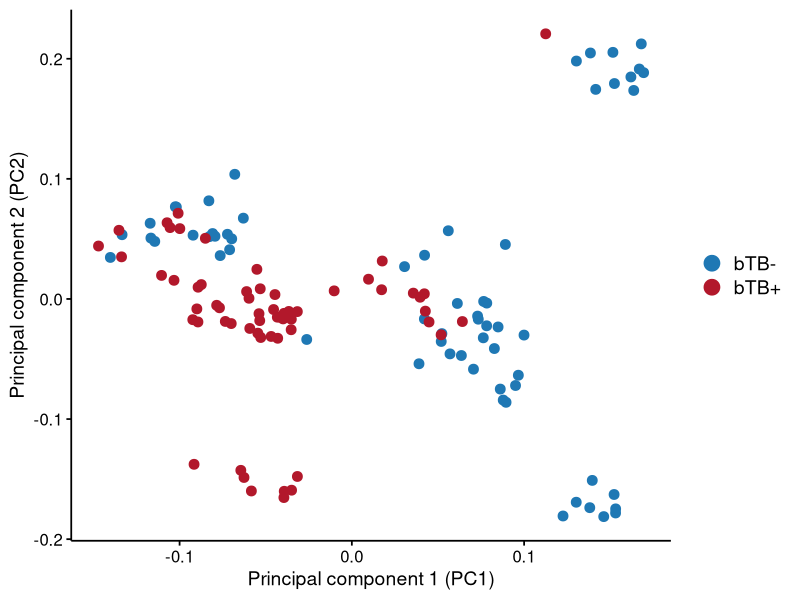
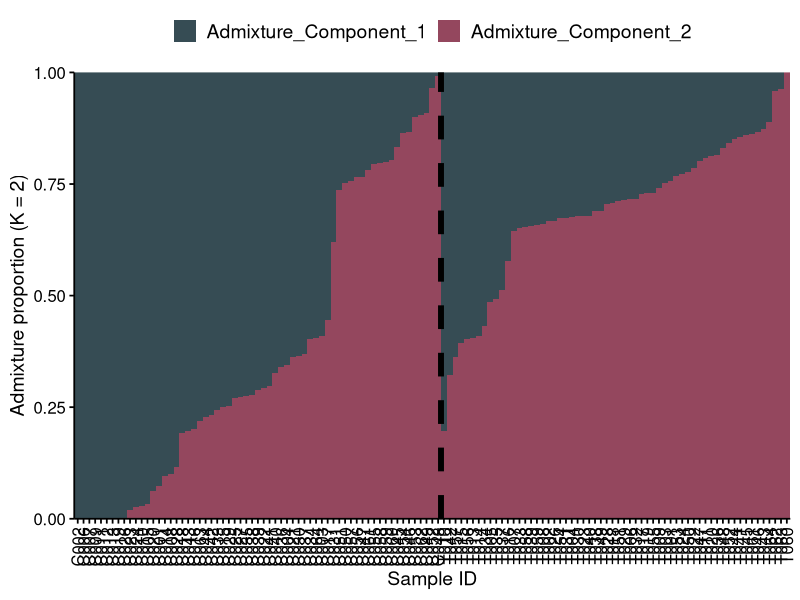
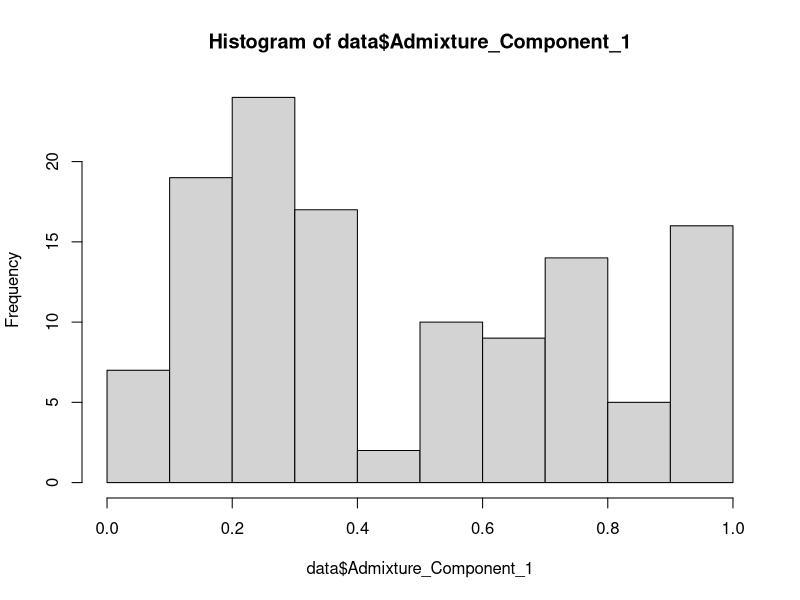
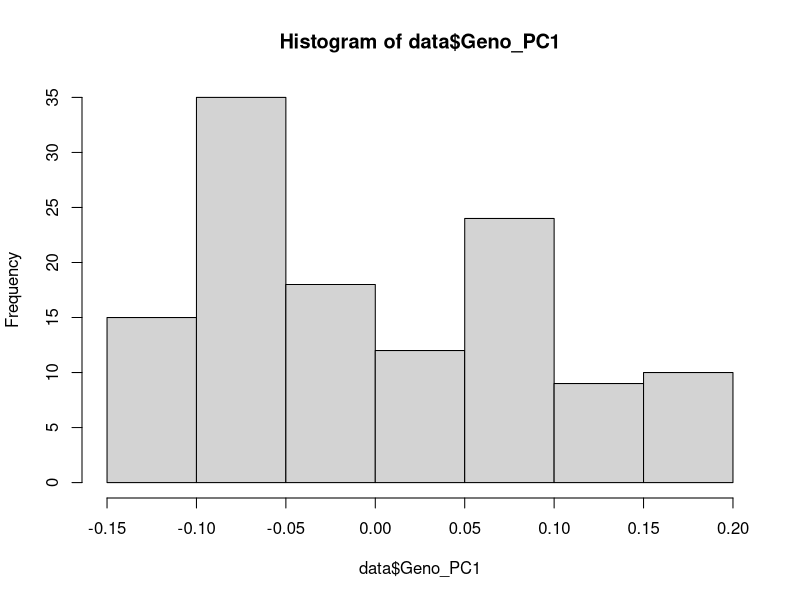
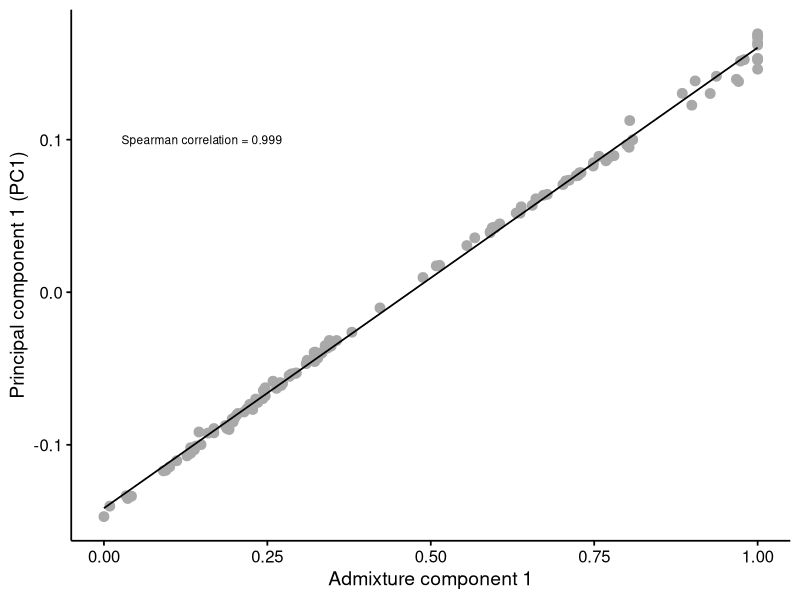

Write the R code that produced these figures, in order. (Note: this script raises an error after producing the figures.)
## Summary - This script will help us get an understanding of the genetic structure present in
# our bovine tuberculosis (bTB) disease dataset of M. bovis-infected (n = 60) and control non-infected cattle (n = 63) 
# that we will be investigating as part of this workshop. This is important as inter- and 
# intra-breed genomic variation exists, which can impact the host response to infectious disease challenge,
# can confound genome-wide association studies and as such, needs to be controlled for and appreciated.



# Load in libraries
library(tidyverse)
library(data.table)
library(ggplot2)

getwd()
# Read in the data
data <- read.table('data/Part_I/metadata.txt', header = TRUE, sep = '\t')


# Inspect the data
str(data)

# Look at first 10-rows
head(data, 10)

# Make sure all samples were loaded in
dim(data)


# Some data manipulation
data$Condition <- factor(data$Condition, levels = c("Control", "Infected"), labels = c('bTB-', 'bTB+'))



#########
# Investigating population structure
#########


# PCA plot of genotype data
# PCA generated from ~23,000 SNPs using PLINK v1.9 (https://www.cog-genomics.org/plink/1.9/) 
# and the --pca function, which uses the EIGENSTRAT algorithm to perform PCA on genotype data.
p1 <- ggplot(data, aes(x = Geno_PC1, y = Geno_PC2, color = Condition)) +
  geom_point(size = 3) +
  labs(x = "Principal component 1 (PC1)",
       y = "Principal component 2 (PC2)") +
  guides(color = guide_legend(override.aes = list(size = 5))) +
  theme_classic(base_size = 14) +
  scale_color_manual(values = c("bTB-" = "#1f78b4", "bTB+" = "#b2182b")) +
  # Make it look better with the (theme() function)
  theme(
    axis.line = element_line(colour = "black", linewidth = 0.6),
    axis.ticks = element_line(colour = "black", linewidth = 0.6),
    axis.text = element_text(colour = "black", size = 12),
    axis.title = element_text(colour = "black", size = 14),
    legend.text = element_text(size = 14),
    legend.title = element_blank(),
    legend.position = "right"
  )

p1

# Structure plot of genotype data
# Admixture values generated using ADMIXTURE v1.3.0 (https://dalexander.github.io/admixture/) and the --cv flag to determine the optimal K-value (K = 2).

# Need to format the data into long format (currently in wide format)
# So we can plot the two components as a stacked bar plot

data_admixture <- data %>%
  pivot_longer(
    cols = starts_with("Admixture_Component"),
    names_to = "K",
    values_to = "Proportion"
  )


sample_order <- data_admixture %>%
  filter(K == "Admixture_Component_1") %>%
  arrange(Condition, desc(Proportion)) %>% 
  pull(Sample)

data_admixture <- data_admixture %>%
  mutate(Sample = factor(Sample, levels = sample_order))

  
p2 <- ggplot(data_admixture,
       aes(x = Sample,
           y = Proportion,
           fill = K)) +
  geom_col(width = 1) +
  labs(x = "Sample ID",
       y = "Admixture proportion (K = 2)") +
  scale_fill_manual(values = c(
    "Admixture_Component_1" = "#364C54",
    "Admixture_Component_2" = "#94475E"
  )) + theme_classic(base_size = 14) +
  scale_y_continuous(expand = c(0, 0)) +
  # Make it look better with the (theme() function)
  theme(
    axis.line = element_line(colour = "black", linewidth = 0.6),
    axis.ticks = element_line(colour = "black", linewidth = 0.6),
    axis.text = element_text(colour = "black", size = 12),
    axis.text.x = element_text(colour = "black", size = 12, angle = 90, hjust = 1, vjust = 0.5),
    axis.title = element_text(colour = "black", size = 14),
    legend.text = element_text(size = 14),
    legend.title = element_blank(),
    legend.position = "top"
  ) + geom_vline(xintercept = 63.5, linetype = "dashed", color = "black", size = 0.6, linewidth = 2)

p2

# Do ADMIXTURE and PCA display report compatible information

# We will investigate the relationship between the admixture component 1 and PC1
# The easiest way to assess the relationship between variables x and y is via correlation.


# lets look at the distribution of the two variables
# Assessing the distribution of the data is the first task in any analysis.
# If the data is normally distributed (bell shaped) we can apply parametric tests (e.g., Pearson correlation), if not, we can apply non-parametric tests (e.g., Spearman correlation) or alternatively
# transform the data to a normal distribution e.g., via log transformation

# We will do this in base R as these plots don't need to be fancy
hist(data$Admixture_Component_1)
hist(data$Geno_PC1)

# Dont appear to be normally distributed but can foramally test with shapiro.wilk test
shapiro.test(data$Admixture_Component_1)
shapiro.test(data$Geno_PC1)

# A significant p-value (p < 0.05) indicates that the data is not normally distributed, which is the case for both variables here. 
# As such, we will use a non-parametric test (Spearman) to assess the correlation between the two variables.


admix_pc_cor <- cor.test(data$Admixture_Component_1, data$Geno_PC1, method = "spearman", exact = FALSE)
admix_pc_cor

# report exact p-value
admix_pc_cor$p.value

# This is a highly significant correlation, lets see how it looks visually
p3 <- ggplot(data, aes(x = Admixture_Component_1, y = Geno_PC1)) +
  geom_point(col = 'darkgrey', size = 3) +
  geom_smooth(method = "lm", se = FALSE, color = "black", linewidth = 0.6) +
  labs(x = "Admixture component 1",
       y = "Principal component 1 (PC1)") +
  theme_classic(base_size = 14) +
  # Make it look better with the (theme() function)
  theme(
    axis.line = element_line(colour = "black", linewidth = 0.6),
    axis.ticks = element_line(colour = "black", linewidth = 0.6),
    axis.text = element_text(colour = "black", size = 12),
    axis.title = element_text(colour = "black", size = 14),
    legend.text = element_text(size = 14),
    legend.title = element_blank(),
    legend.position = "right"
  ) + annotate('text', x = 0.15, y = 0.1, label = paste0("Spearman correlation = ", round(admix_pc_cor$estimate, 3)), size = 3)
p3

# PCA and ADMIXTURE information are (relatively) mutually compatible, at least for this ancestry component (K = 2). This is important as it means that the two methods are capturing the same underlying genetic structure in our dataset, which is reassuring.
# However, what is this ancestry component? is it a breed, geographic location, familial, sire-based?
# We hypothesise that principal component of genomic variation (i.e., PC1) can be explained by Holstein breed percentage

hist(data$Holstein_percentage)
shapiro.test(data$Holstein_percentage)


pc_holstein_cor <- cor.test(data$Geno_PC1, data$Holstein_percentage, method = "spearman", exact = FALSE)
pc_holstein_cor
pc_holstein_cor$p.value

admix_holstein_cor <- cor.test(data$Admixture_Component_1, data$Holstein_percentage, method = "spearman", exact = FALSE)
admix_holstein_cor
admix_holstein_cor$p.value

# lets plot this
p4 <- ggplot(data, aes(y = Holstein_percentage, x = Admixture_Component_1)) +
  geom_point(col = 'darkgrey', size = 3) +
  labs(y = "Holstein breed percentage",
       x = "Admixture component 1")  +
  theme_classic(base_size = 14) +
  scale_y_continuous(limits = c(0, 100), breaks = seq(0, 100, by = 20)) +
  scale_x_continuous(limits = c(0, 1), breaks = seq(0, 1, by = 0.2)) +
  # Make it look better with the (theme() function)
  theme(
    axis.line = element_line(colour = "black", linewidth = 0.6),
    axis.ticks = element_line(colour = "black", linewidth = 0.6),
    axis.text = element_text(colour = "black", size = 12),
    axis.title = element_text(colour = "black", size = 14),
    legend.text = element_text(size = 14),
    legend.title = element_blank(),
    legend.position = "right"
  ) + geom_smooth(method = "lm", se = TRUE, color = "steelblue", linewidth = 1) +
  geom_abline(slope = 100, intercept = 0, linetype = "dashed", color = "darkred", size = 0.6, linewidth = 2) +
  annotate('text', x = 0.15, y = 85, label = paste0("Spearman correlation = ", round(admix_holstein_cor$estimate, 3)), size = 3)
p4



# Lets make a publication ready figure of the population structure analyses
library(patchwork)

# Combine the plots into a single figure
combined_plot <- (p1 + p3 + p4) / p2 + plot_annotation(tag_levels = 'A')
combined_plot

# Need to change around the tags
# Because we want admixture plot to be panel B
p1 <- p1 + labs(tag = "A")
p2 <- p2 + labs(tag = "B")
p3 <- p3 + labs(tag = "C")
p4 <- p4 + labs(tag = "D")

combined_plot <- (p1 + p3 + p4) / p2
combined_plot


# save the plot
# Will make it extra wide for the admixture plot
# If you want to save this, uncomment the line below but create the directory results/figures/ first
#ggsave("results/figures/population_structure.pdf", combined_plot, width = 20, height = 10, units = "in", dpi = 600)

## evaluate the correlation between genoPC1 and Holstein%.
